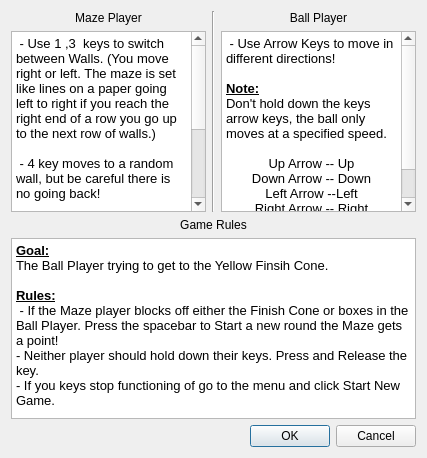
<?xml version="1.0" encoding="UTF-8"?>
<ui version="4.0">
 <class>instructionsdialog</class>
 <widget class="QDialog" name="instructionsdialog">
  <property name="geometry">
   <rect>
    <x>0</x>
    <y>0</y>
    <width>427</width>
    <height>458</height>
   </rect>
  </property>
  <property name="windowTitle">
   <string>SettingsWindow</string>
  </property>
  <layout class="QGridLayout" name="gridLayout">
   <item row="0" column="0">
    <layout class="QVBoxLayout" name="verticalLayout_4">
     <item>
      <layout class="QHBoxLayout" name="horizontalLayout">
       <item>
        <layout class="QVBoxLayout" name="verticalLayout">
         <item>
          <widget class="QLabel" name="label">
           <property name="text">
            <string>Maze Player</string>
           </property>
           <property name="alignment">
            <set>Qt::AlignCenter</set>
           </property>
          </widget>
         </item>
         <item>
          <widget class="QTextEdit" name="textEdit">
           <property name="html">
            <string>&lt;!DOCTYPE HTML PUBLIC &quot;-//W3C//DTD HTML 4.0//EN&quot; &quot;http://www.w3.org/TR/REC-html40/strict.dtd&quot;&gt;
&lt;html&gt;&lt;head&gt;&lt;meta name=&quot;qrichtext&quot; content=&quot;1&quot; /&gt;&lt;style type=&quot;text/css&quot;&gt;
p, li { white-space: pre-wrap; }
&lt;/style&gt;&lt;/head&gt;&lt;body style=&quot; font-family:'MS Shell Dlg 2'; font-size:8.25pt; font-weight:400; font-style:normal;&quot;&gt;
&lt;p style=&quot; margin-top:0px; margin-bottom:0px; margin-left:0px; margin-right:0px; -qt-block-indent:0; text-indent:0px;&quot;&gt;&lt;span style=&quot; font-size:10pt;&quot;&gt; - Use 1 ,3  keys to switch between Walls. (You move right or left. The maze is set like lines on a paper going left to right if you reach the right end of a row you go up to the next row of walls.)&lt;/span&gt;&lt;/p&gt;
&lt;p style=&quot;-qt-paragraph-type:empty; margin-top:0px; margin-bottom:0px; margin-left:0px; margin-right:0px; -qt-block-indent:0; text-indent:0px; font-size:10pt;&quot;&gt;&lt;br /&gt;&lt;/p&gt;
&lt;p style=&quot; margin-top:0px; margin-bottom:0px; margin-left:0px; margin-right:0px; -qt-block-indent:0; text-indent:0px;&quot;&gt;&lt;span style=&quot; font-size:10pt;&quot;&gt; - 4 key moves to a random wall, but be careful there is no going back!&lt;/span&gt;&lt;/p&gt;
&lt;p style=&quot;-qt-paragraph-type:empty; margin-top:0px; margin-bottom:0px; margin-left:0px; margin-right:0px; -qt-block-indent:0; text-indent:0px; font-size:10pt;&quot;&gt;&lt;br /&gt;&lt;/p&gt;
&lt;p style=&quot; margin-top:0px; margin-bottom:0px; margin-left:0px; margin-right:0px; -qt-block-indent:0; text-indent:0px;&quot;&gt;&lt;span style=&quot; font-size:10pt;&quot;&gt; - You can only move a wall up to 4 times before you have to switch to a new wall.&lt;/span&gt;&lt;/p&gt;
&lt;p align=&quot;center&quot; style=&quot;-qt-paragraph-type:empty; margin-top:0px; margin-bottom:0px; margin-left:0px; margin-right:0px; -qt-block-indent:0; text-indent:0px; font-size:10pt;&quot;&gt;&lt;br /&gt;&lt;/p&gt;
&lt;p align=&quot;center&quot; style=&quot; margin-top:0px; margin-bottom:0px; margin-left:0px; margin-right:0px; -qt-block-indent:0; text-indent:0px;&quot;&gt;&lt;span style=&quot; font-size:10pt;&quot;&gt;Move wall with keys&lt;/span&gt;&lt;/p&gt;
&lt;p align=&quot;center&quot; style=&quot; margin-top:0px; margin-bottom:0px; margin-left:0px; margin-right:0px; -qt-block-indent:0; text-indent:0px;&quot;&gt;&lt;span style=&quot; font-size:10pt;&quot;&gt;2 -- Up&lt;/span&gt;&lt;/p&gt;
&lt;p align=&quot;center&quot; style=&quot; margin-top:0px; margin-bottom:0px; margin-left:0px; margin-right:0px; -qt-block-indent:0; text-indent:0px;&quot;&gt;&lt;span style=&quot; font-size:10pt;&quot;&gt;Q -- Left&lt;/span&gt;&lt;/p&gt;
&lt;p align=&quot;center&quot; style=&quot; margin-top:0px; margin-bottom:0px; margin-left:0px; margin-right:0px; -qt-block-indent:0; text-indent:0px;&quot;&gt;&lt;span style=&quot; font-size:10pt;&quot;&gt;W -- Down&lt;/span&gt;&lt;/p&gt;
&lt;p align=&quot;center&quot; style=&quot; margin-top:0px; margin-bottom:0px; margin-left:0px; margin-right:0px; -qt-block-indent:0; text-indent:0px;&quot;&gt;&lt;span style=&quot; font-size:10pt;&quot;&gt;E -- Right&lt;/span&gt;&lt;/p&gt;&lt;/body&gt;&lt;/html&gt;</string>
           </property>
          </widget>
         </item>
        </layout>
       </item>
       <item>
        <widget class="Line" name="line">
         <property name="orientation">
          <enum>Qt::Vertical</enum>
         </property>
        </widget>
       </item>
       <item>
        <layout class="QVBoxLayout" name="verticalLayout_2">
         <item>
          <widget class="QLabel" name="label_2">
           <property name="text">
            <string>Ball Player</string>
           </property>
           <property name="alignment">
            <set>Qt::AlignCenter</set>
           </property>
          </widget>
         </item>
         <item>
          <widget class="QTextEdit" name="textEdit_2">
           <property name="html">
            <string>&lt;!DOCTYPE HTML PUBLIC &quot;-//W3C//DTD HTML 4.0//EN&quot; &quot;http://www.w3.org/TR/REC-html40/strict.dtd&quot;&gt;
&lt;html&gt;&lt;head&gt;&lt;meta name=&quot;qrichtext&quot; content=&quot;1&quot; /&gt;&lt;style type=&quot;text/css&quot;&gt;
p, li { white-space: pre-wrap; }
&lt;/style&gt;&lt;/head&gt;&lt;body style=&quot; font-family:'MS Shell Dlg 2'; font-size:8.25pt; font-weight:400; font-style:normal;&quot;&gt;
&lt;p style=&quot; margin-top:0px; margin-bottom:0px; margin-left:0px; margin-right:0px; -qt-block-indent:0; text-indent:0px;&quot;&gt;&lt;span style=&quot; font-size:10pt;&quot;&gt; - Use Arrow Keys to move in different directions!&lt;/span&gt;&lt;/p&gt;
&lt;p style=&quot;-qt-paragraph-type:empty; margin-top:0px; margin-bottom:0px; margin-left:0px; margin-right:0px; -qt-block-indent:0; text-indent:0px; font-size:10pt;&quot;&gt;&lt;br /&gt;&lt;/p&gt;
&lt;p style=&quot; margin-top:0px; margin-bottom:0px; margin-left:0px; margin-right:0px; -qt-block-indent:0; text-indent:0px;&quot;&gt;&lt;span style=&quot; font-size:10pt; font-weight:600; text-decoration: underline;&quot;&gt;Note:&lt;/span&gt;&lt;/p&gt;
&lt;p style=&quot; margin-top:0px; margin-bottom:0px; margin-left:0px; margin-right:0px; -qt-block-indent:0; text-indent:0px;&quot;&gt;&lt;span style=&quot; font-size:10pt;&quot;&gt;Don't hold down the keys arrow keys, the ball only moves at a specified speed. &lt;/span&gt;&lt;/p&gt;
&lt;p style=&quot;-qt-paragraph-type:empty; margin-top:0px; margin-bottom:0px; margin-left:0px; margin-right:0px; -qt-block-indent:0; text-indent:0px; font-size:10pt;&quot;&gt;&lt;br /&gt;&lt;/p&gt;
&lt;p align=&quot;center&quot; style=&quot; margin-top:0px; margin-bottom:0px; margin-left:0px; margin-right:0px; -qt-block-indent:0; text-indent:0px;&quot;&gt;&lt;span style=&quot; font-size:10pt;&quot;&gt;Up Arrow -- Up&lt;/span&gt;&lt;/p&gt;
&lt;p align=&quot;center&quot; style=&quot; margin-top:0px; margin-bottom:0px; margin-left:0px; margin-right:0px; -qt-block-indent:0; text-indent:0px;&quot;&gt;&lt;span style=&quot; font-size:10pt;&quot;&gt;Down Arrow -- Down&lt;/span&gt;&lt;/p&gt;
&lt;p align=&quot;center&quot; style=&quot; margin-top:0px; margin-bottom:0px; margin-left:0px; margin-right:0px; -qt-block-indent:0; text-indent:0px;&quot;&gt;&lt;span style=&quot; font-size:10pt;&quot;&gt;Left Arrow --Left&lt;/span&gt;&lt;/p&gt;
&lt;p align=&quot;center&quot; style=&quot; margin-top:0px; margin-bottom:0px; margin-left:0px; margin-right:0px; -qt-block-indent:0; text-indent:0px;&quot;&gt;&lt;span style=&quot; font-size:10pt;&quot;&gt;Right Arrow -- Right&lt;/span&gt;&lt;/p&gt;
&lt;p style=&quot;-qt-paragraph-type:empty; margin-top:0px; margin-bottom:0px; margin-left:0px; margin-right:0px; -qt-block-indent:0; text-indent:0px; font-size:10pt;&quot;&gt;&lt;br /&gt;&lt;/p&gt;
&lt;p style=&quot;-qt-paragraph-type:empty; margin-top:0px; margin-bottom:0px; margin-left:0px; margin-right:0px; -qt-block-indent:0; text-indent:0px; font-size:10pt;&quot;&gt;&lt;br /&gt;&lt;/p&gt;&lt;/body&gt;&lt;/html&gt;</string>
           </property>
          </widget>
         </item>
        </layout>
       </item>
      </layout>
     </item>
     <item>
      <layout class="QVBoxLayout" name="verticalLayout_3">
       <item>
        <widget class="QLabel" name="label_3">
         <property name="text">
          <string>Game Rules</string>
         </property>
         <property name="alignment">
          <set>Qt::AlignCenter</set>
         </property>
        </widget>
       </item>
       <item>
        <widget class="QTextEdit" name="textEdit_3">
         <property name="html">
          <string>&lt;!DOCTYPE HTML PUBLIC &quot;-//W3C//DTD HTML 4.0//EN&quot; &quot;http://www.w3.org/TR/REC-html40/strict.dtd&quot;&gt;
&lt;html&gt;&lt;head&gt;&lt;meta name=&quot;qrichtext&quot; content=&quot;1&quot; /&gt;&lt;style type=&quot;text/css&quot;&gt;
p, li { white-space: pre-wrap; }
&lt;/style&gt;&lt;/head&gt;&lt;body style=&quot; font-family:'MS Shell Dlg 2'; font-size:8.25pt; font-weight:400; font-style:normal;&quot;&gt;
&lt;p style=&quot; margin-top:0px; margin-bottom:0px; margin-left:0px; margin-right:0px; -qt-block-indent:0; text-indent:0px;&quot;&gt;&lt;span style=&quot; font-size:10pt; font-weight:600; text-decoration: underline;&quot;&gt;Goal:&lt;/span&gt;&lt;/p&gt;
&lt;p style=&quot; margin-top:0px; margin-bottom:0px; margin-left:0px; margin-right:0px; -qt-block-indent:0; text-indent:0px;&quot;&gt;&lt;span style=&quot; font-size:10pt;&quot;&gt;The Ball Player trying to get to the Yellow Finsih Cone.&lt;/span&gt;&lt;/p&gt;
&lt;p style=&quot;-qt-paragraph-type:empty; margin-top:0px; margin-bottom:0px; margin-left:0px; margin-right:0px; -qt-block-indent:0; text-indent:0px; font-size:10pt;&quot;&gt;&lt;br /&gt;&lt;/p&gt;
&lt;p style=&quot; margin-top:0px; margin-bottom:0px; margin-left:0px; margin-right:0px; -qt-block-indent:0; text-indent:0px;&quot;&gt;&lt;span style=&quot; font-size:10pt; font-weight:600; text-decoration: underline;&quot;&gt;Rules:&lt;/span&gt;&lt;/p&gt;
&lt;p style=&quot; margin-top:0px; margin-bottom:0px; margin-left:0px; margin-right:0px; -qt-block-indent:0; text-indent:0px;&quot;&gt;&lt;span style=&quot; font-size:10pt;&quot;&gt; - If the Maze player blocks off either the Finish Cone or boxes in the Ball Player. Press the spacebar to Start a new round the Maze gets a point!&lt;/span&gt;&lt;/p&gt;
&lt;p style=&quot; margin-top:0px; margin-bottom:0px; margin-left:0px; margin-right:0px; -qt-block-indent:0; text-indent:0px;&quot;&gt;&lt;span style=&quot; font-size:10pt;&quot;&gt;- Neither player should hold down their keys. Press and Release the key.&lt;/span&gt;&lt;/p&gt;
&lt;p style=&quot; margin-top:0px; margin-bottom:0px; margin-left:0px; margin-right:0px; -qt-block-indent:0; text-indent:0px;&quot;&gt;&lt;span style=&quot; font-size:10pt;&quot;&gt;- If you keys stop functioning of go to the menu and click Start New Game.&lt;/span&gt;&lt;/p&gt;&lt;/body&gt;&lt;/html&gt;</string>
         </property>
        </widget>
       </item>
      </layout>
     </item>
     <item>
      <layout class="QHBoxLayout" name="horizontalLayout_2">
       <item>
        <spacer name="horizontalSpacer">
         <property name="orientation">
          <enum>Qt::Horizontal</enum>
         </property>
         <property name="sizeHint" stdset="0">
          <size>
           <width>40</width>
           <height>20</height>
          </size>
         </property>
        </spacer>
       </item>
       <item>
        <widget class="QPushButton" name="pushButton">
         <property name="text">
          <string>OK</string>
         </property>
        </widget>
       </item>
       <item>
        <widget class="QPushButton" name="pushButton_2">
         <property name="text">
          <string>Cancel</string>
         </property>
        </widget>
       </item>
      </layout>
     </item>
    </layout>
   </item>
  </layout>
 </widget>
 <resources/>
 <connections/>
</ui>
